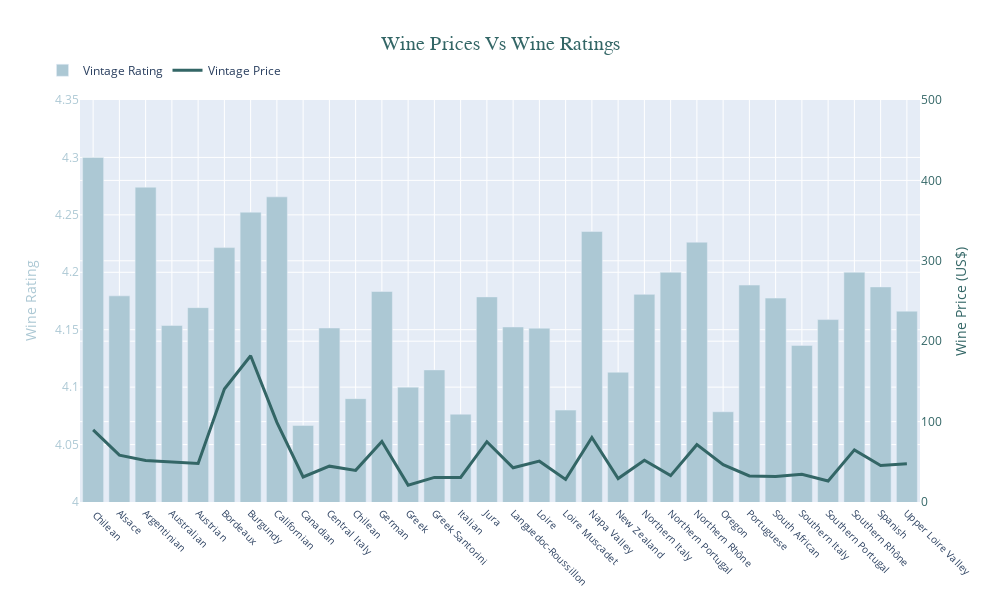

The notebook cell this image was saved under:
### Markdown cell above
It looks like we have already gotten a basic dual axis line charts out. However, we can further improve the aesthetics of this visulisation by the following enhancements:

- Including a proper title
- Rescale the chart 
- rescale the x and y axis
- Include hovering text to enhance users' experience with the end product.

### Code cell
#Fine-tune the chart
fig.update_layout(hoverlabel_bgcolor='#efe8d1',               #Change the background color of the tooltip to light blue
             autosize=False,
             width=1000,
             height=600,
             title_text="Wine Prices Vs Wine Ratings", #Add a chart title
             title_font_family="Times New Roman",
             title_font_size = 20,
             title_font_color="#336666",                     #Specify font color of the title
             title_x=0.5,                                    #Specify the title position
             xaxis=dict(
                    tickfont_size=10,
                    tickangle = 45,
                    showgrid = True,
                    zeroline = True,
                    showline = True,
                    showticklabels = True,
                    tickformat="%b\n%Y"
                    ),
             legend = dict(orientation = 'h', xanchor = "center", x = 0.1, y= 1.11), #Adjust legend position
            
                 )

fig.show()

### Figure 1 — Plotly figure (JSON) as saved in the notebook; plotly's stock layout.template omitted (floating-point values rounded to 4 significant figures)
{"data": [{"marker": {"color": "#acc8d4"}, "name": "Vintage Rating", "type": "bar", "x": [" Chilean", "Alsace", "Argentinian", "Australian", "Austrian", "Bordeaux", "Burgundy", "Californian", "Canadian", "Central Italy", "Chilean", "German", "Greek", "Greek Santorini", "Italian", "Jura", "Languedoc-Roussillon", "Loire", "Loire Muscadet", "Napa Valley", "New Zealand", "Northern Italy", "Northern Portugal", "Northern Rhône", "Oregon", "Portuguese", "South African", "Southern Italy", "Southern Portugal", "Southern Rhône", "Spanish", "Upper Loire Valley"], "y": [4.3, 4.179, 4.274, 4.154, 4.169, 4.221, 4.252, 4.266, 4.067, 4.152, 4.09, 4.183, 4.1, 4.115, 4.076, 4.179, 4.152, 4.151, 4.08, 4.235, 4.113, 4.181, 4.2, 4.226, 4.079, 4.189, 4.178, 4.136, 4.159, 4.2, 4.187, 4.166]}, {"hoverinfo": "text", "line": {"color": "#336666", "width": 3}, "mode": "lines", "name": "Vintage Price", "type": "scatter", "x": [" Chilean", "Alsace", "Argentinian", "Australian", "Austrian", "Bordeaux", "Burgundy", "Californian", "Canadian", "Central Italy", "Chilean", "German", "Greek", "Greek Santorini", "Italian", "Jura", "Languedoc-Roussillon", "Loire", "Loire Muscadet", "Napa Valley", "New Zealand", "Northern Italy", "Northern Portugal", "Northern Rhône", "Oregon", "Portuguese", "South African", "Southern Italy", "Southern Portugal", "Southern Rhône", "Spanish", "Upper Loire Valley"], "y": [89.65, 58.27, 51.63, 49.54, 48.04, 140.6, 181.9, 99.14, 31.13, 44.59, 39.36, 75.19, 20.99, 30.62, 30.51, 75.04, 42.6, 50.81, 28.15, 80.24, 29.11, 51.93, 32.8, 71.32, 46.34, 32.35, 31.74, 34.41, 26.05, 64.81, 45.38, 47.6], "yaxis": "y2"}], "layout": {"autosize": false, "height": 600, "hoverlabel": {"bgcolor": "#efe8d1"}, "legend": {"orientation": "h", "x": 0.1, "xanchor": "center", "y": 1.11}, "title": {"font": {"color": "#336666", "family": "Times New Roman", "size": 20}, "text": "Wine Prices Vs Wine Ratings", "x": 0.5}, "width": 1000, "xaxis": {"autorange": true, "domain": [0, 1], "range": [-0.5, 31.5], "showgrid": true, "showline": true, "showticklabels": true, "tickangle": 45, "tickfont": {"size": 10}, "tickformat": "%b\n%Y", "type": "category", "zeroline": true}, "yaxis": {"range": [4, 4.35], "tickfont": {"color": "#acc8d4"}, "tickmode": "array", "ticktext": [4.3, 4.179, 4.274, 4.154, 4.169, 4.221, 4.252, 4.266, 4.067, 4.152, 4.09, 4.183, 4.1, 4.115, 4.076, 4.179, 4.152, 4.151, 4.08, 4.235, 4.113, 4.181, 4.2, 4.226, 4.079, 4.189, 4.178, 4.136, 4.159, 4.2, 4.187, 4.166], "title": {"font": {"color": "#acc8d4"}, "text": "Wine Rating"}, "type": "linear"}, "yaxis2": {"anchor": "x", "overlaying": "y", "range": [0, 500], "side": "right", "tickfont": {"color": "#336666"}, "tickmode": "array", "ticktext": [89.65, 58.27, 51.63, 49.54, 48.04, 140.6, 181.9, 99.14, 31.13, 44.59, 39.36, 75.19, 20.99, 30.62, 30.51, 75.04, 42.6, 50.81, 28.15, 80.24, 29.11, 51.93, 32.8, 71.32, 46.34, 32.35, 31.74, 34.41, 26.05, 64.81, 45.38, 47.6], "title": {"font": {"color": "#336666"}, "text": "Wine Price (US$)"}, "type": "linear"}}}
